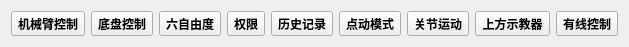
   <widget class="QWidget" name="widget_HiddenToolButtons">
    <property name="geometry">
     <rect>
      <x>0</x>
      <y>0</y>
      <width>16</width>
      <height>16</height>
     </rect>
    </property>
    <property name="visible">
     <bool>false</bool>
    </property>
    <layout class="QHBoxLayout" name="horizontalLayout_HiddenToolButtons">
     <item>
      <widget class="TechChamferToolButton" name="TBtn_RobotControl">
       <property name="font">
        <font>
         <bold>true</bold>
        </font>
       </property>
       <property name="visible">
        <bool>false</bool>
       </property>
       <property name="text">
        <string>机械臂控制</string>
       </property>
       <property name="iconSize">
        <size>
         <width>22</width>
         <height>22</height>
        </size>
       </property>
       <property name="toolButtonStyle">
        <enum>Qt::ToolButtonTextBesideIcon</enum>
       </property>
      </widget>
     </item>
     <item>
      <widget class="TechChamferToolButton" name="TBtn_ChassisControl">
       <property name="font">
        <font>
         <bold>true</bold>
        </font>
       </property>
       <property name="visible">
        <bool>false</bool>
       </property>
       <property name="text">
        <string>底盘控制</string>
       </property>
       <property name="iconSize">
        <size>
         <width>22</width>
         <height>22</height>
        </size>
       </property>
       <property name="toolButtonStyle">
        <enum>Qt::ToolButtonTextBesideIcon</enum>
       </property>
      </widget>
     </item>
     <item>
      <widget class="TechChamferToolButton" name="TBtn_SixAxies">
       <property name="font">
        <font>
         <bold>true</bold>
        </font>
       </property>
       <property name="visible">
        <bool>false</bool>
       </property>
       <property name="text">
        <string>六自由度</string>
       </property>
       <property name="iconSize">
        <size>
         <width>22</width>
         <height>22</height>
        </size>
       </property>
       <property name="toolButtonStyle">
        <enum>Qt::ToolButtonTextBesideIcon</enum>
       </property>
      </widget>
     </item>
     <item>
      <widget class="TechChamferToolButton" name="TBtn_PermissionPage">
       <property name="font">
        <font>
         <bold>true</bold>
        </font>
       </property>
       <property name="visible">
        <bool>false</bool>
       </property>
       <property name="text">
        <string>权限</string>
       </property>
       <property name="iconSize">
        <size>
         <width>22</width>
         <height>22</height>
        </size>
       </property>
       <property name="toolButtonStyle">
        <enum>Qt::ToolButtonTextBesideIcon</enum>
       </property>
      </widget>
     </item>
     <item>
      <widget class="TechChamferToolButton" name="TBtn_HistoryRecord">
       <property name="font">
        <font>
         <bold>true</bold>
        </font>
       </property>
       <property name="visible">
        <bool>false</bool>
       </property>
       <property name="text">
        <string>历史记录</string>
       </property>
       <property name="iconSize">
        <size>
         <width>22</width>
         <height>22</height>
        </size>
       </property>
       <property name="toolButtonStyle">
        <enum>Qt::ToolButtonTextBesideIcon</enum>
       </property>
      </widget>
     </item>
     <item>
      <widget class="TechChamferToolButton" name="TBtn_Stepmove">
       <property name="font">
        <font>
         <bold>true</bold>
        </font>
       </property>
       <property name="visible">
        <bool>false</bool>
       </property>
       <property name="text">
        <string>点动模式</string>
       </property>
       <property name="iconSize">
        <size>
         <width>22</width>
         <height>22</height>
        </size>
       </property>
       <property name="toolButtonStyle">
        <enum>Qt::ToolButtonTextBesideIcon</enum>
       </property>
      </widget>
     </item>
     <item>
      <widget class="TechChamferToolButton" name="TBtn_MoveMode">
       <property name="font">
        <font>
         <bold>true</bold>
        </font>
       </property>
       <property name="visible">
        <bool>false</bool>
       </property>
       <property name="text">
        <string>关节运动</string>
       </property>
       <property name="iconSize">
        <size>
         <width>22</width>
         <height>22</height>
        </size>
       </property>
       <property name="toolButtonStyle">
        <enum>Qt::ToolButtonTextBesideIcon</enum>
       </property>
      </widget>
     </item>
     <item>
      <widget class="TechChamferToolButton" name="TBtn_Interlocking">
       <property name="font">
        <font>
         <bold>true</bold>
        </font>
       </property>
       <property name="visible">
        <bool>false</bool>
       </property>
       <property name="text">
        <string>上方示教器</string>
       </property>
       <property name="iconSize">
        <size>
         <width>22</width>
         <height>22</height>
        </size>
       </property>
       <property name="toolButtonStyle">
        <enum>Qt::ToolButtonTextBesideIcon</enum>
       </property>
      </widget>
     </item>
     <item>
      <widget class="TechChamferToolButton" name="TBtn_ControlMode">
       <property name="font">
        <font>
         <bold>true</bold>
        </font>
       </property>
       <property name="visible">
        <bool>false</bool>
       </property>
       <property name="text">
        <string>有线控制</string>
       </property>
       <property name="iconSize">
        <size>
         <width>22</width>
         <height>22</height>
        </size>
       </property>
       <property name="toolButtonStyle">
        <enum>Qt::ToolButtonTextBesideIcon</enum>
       </property>
      </widget>
     </item>
    </layout>
   </widget>
